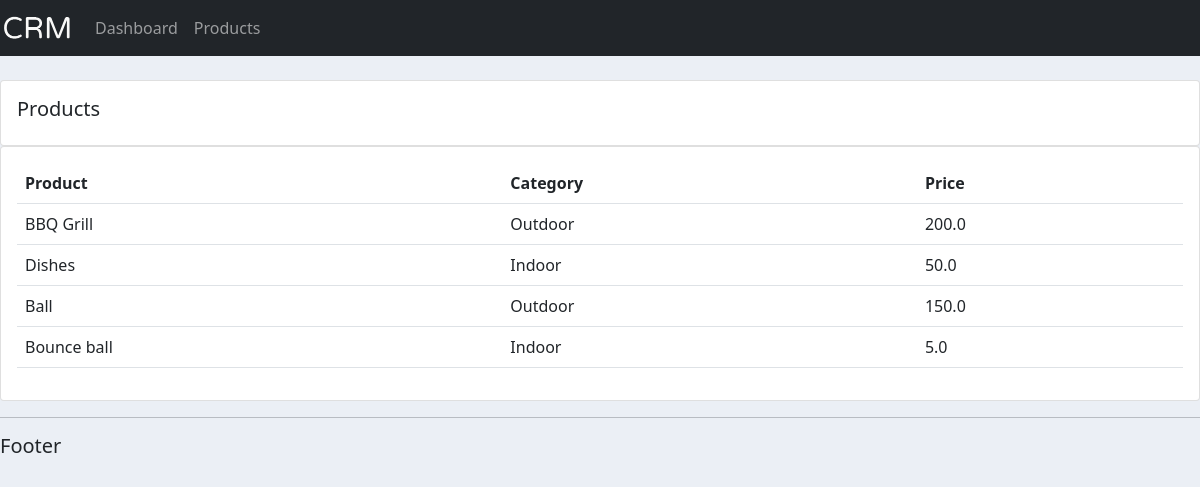
Screenshot of /products/ with the database file from the repository.
### accounts/models.py (models this page shows, shortened)
class product(models.Model):
    CATEGORY = (
         ('Indoor','Indoor'),
         ('Outdoor','Outdoor')
     )
    name = models.CharField(max_length=100, null=True)
    price = models.FloatField(null=True)
    category = models.CharField(max_length=100,null=True,choices=CATEGORY)
    description = models.CharField(max_length=500,null=True)
    date_created = models.DateTimeField(auto_now_add=True,null=True)
    tags=models.ManyToManyField(tag)

### accounts/views.py (the view)
# urls.py: path('products/',products,name='products'),
def products(request):
    PRODUCTS=product.objects.all()
    return render(request,'accounts/products.html',{'products':PRODUCTS})

### accounts/templates/accounts/products.html
{% extends 'accounts/main.html' %}
    {% block content %}
        <br>
        <div class="row">
            <div class="col-md">
                <div class="card card-body">
                    <h5>Products</h5>
                </div>
                <div class="card card-body">
                    <table class="table">
                        <tr>
                            <th>Product</th>
                            <th>Category</th>
                            <th>Price</th>
                        </tr>
                        {% for i in products %}
                            <tr>
                                <td>{{i.name}}</td>
                                <td>{{i.category}}</td>
                                <td>{{i.price}}</td>
                            </tr>
                        {% endfor %}
                    </table>
                </div>
            </div>
        </div>
    {% endblock %}

### static/css/main.css (style rules this page uses)
body { background-color: #ebeff5; }

### rows the page displays
product: name "BBQ Grill", category "Outdoor", price "200.0"
product: name "Dishes", category "Indoor", price "50.0"
product: name "Ball", category "Outdoor", price "150.0"
product: name "Bounce ball", category "Indoor", price "5.0"
